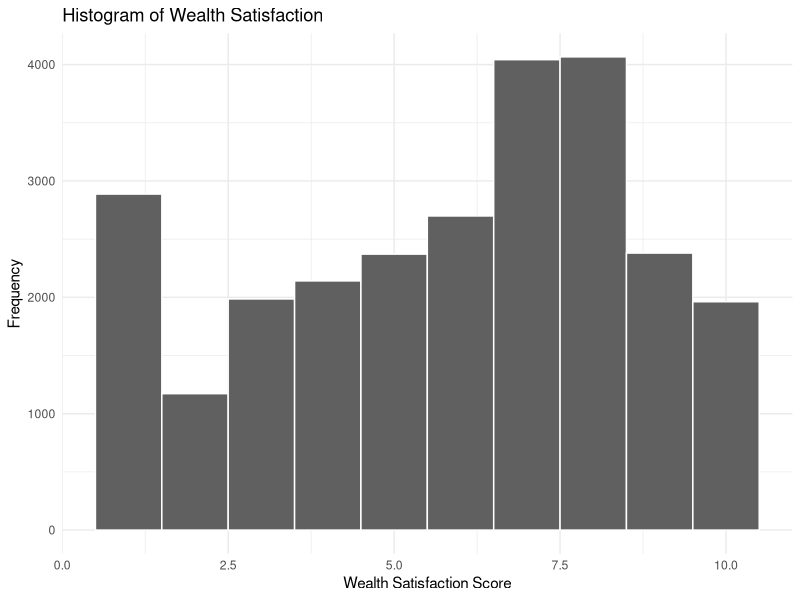
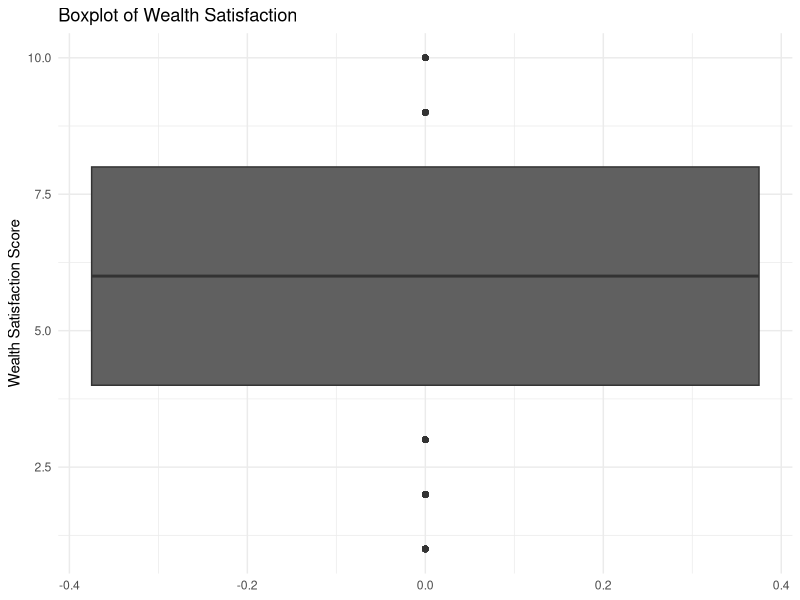
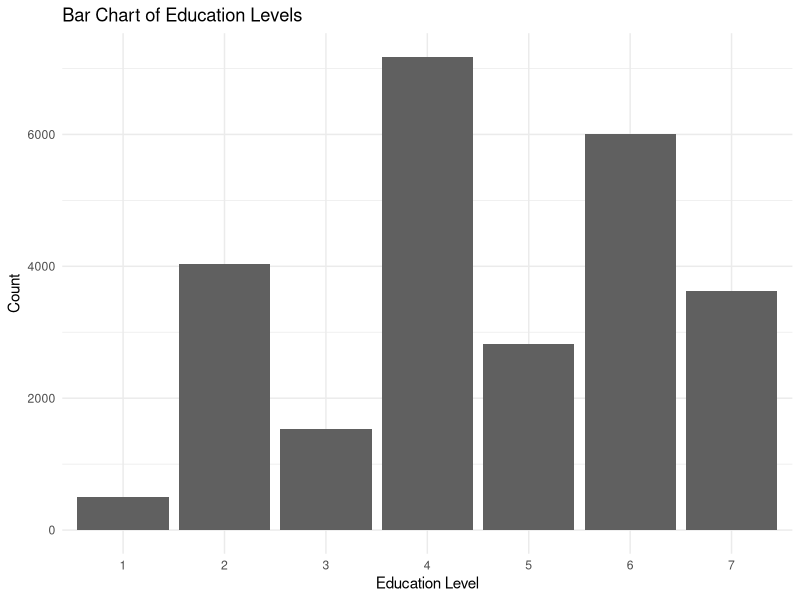
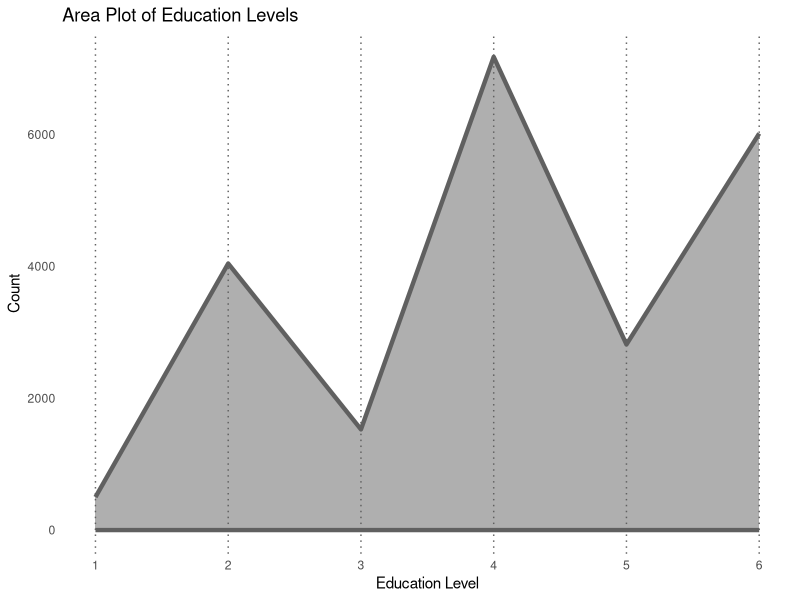
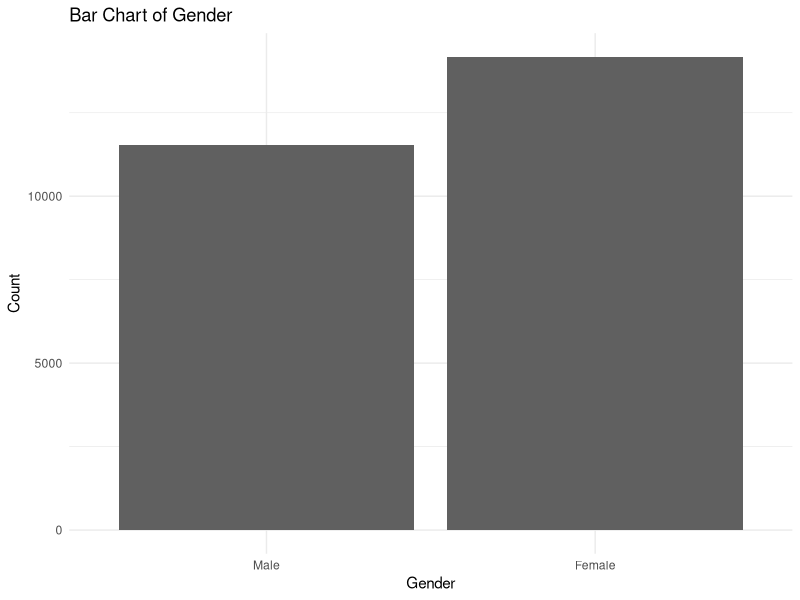
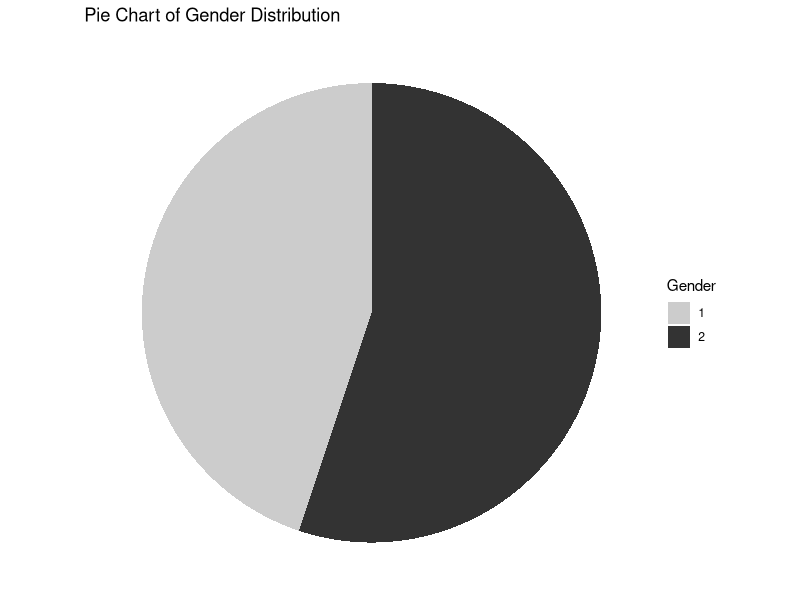
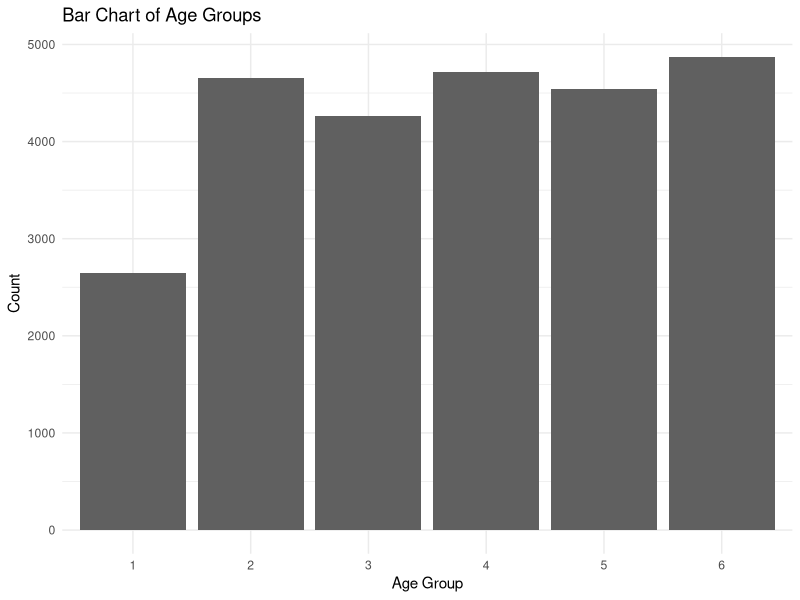
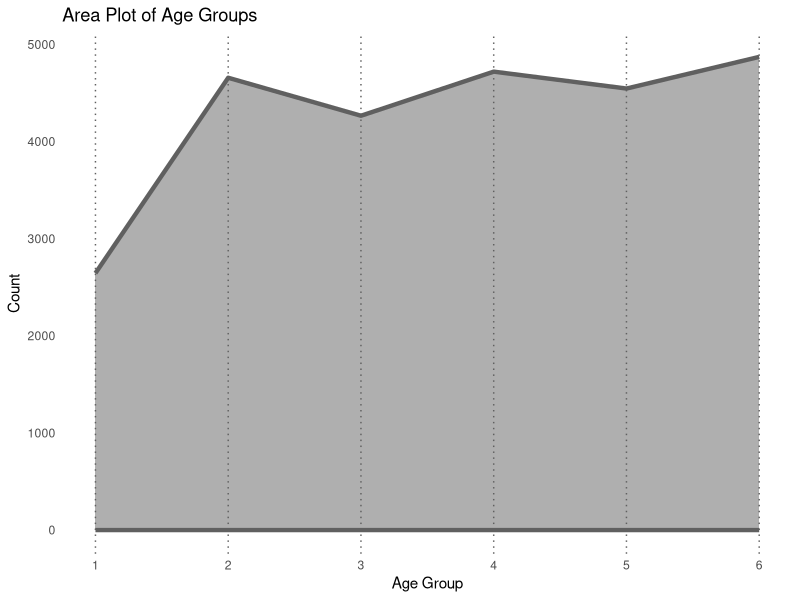

Here is the R script that generated these plots, in order:
# Written by Abdulla Almuharrami
# Last Edit : 12-June-2023

# Load Packages
library(readxl)
library(psych)
library(ggplot2)
library(dplyr)
library(corrplot)

# Set Working Directory
setwd("D:/side project")

# Import the CSV file from the working directory
df <- read_excel("Choosen Data.xlsx")

# Clean Data from missing values
df_clean <- subset(df, !apply(df == 99 | df == 98, 1, any))

# Generate a Descriptive stats table
describe(df_clean)


# Create Histogram for WLLT_SAT
ggplot(df_clean, aes(x=WLTH_SAT)) +
  geom_histogram(binwidth=1, fill="#606060", color="white") +
  theme_minimal() +
  labs(title="Histogram of Wealth Satisfaction", 
       x="Wealth Satisfaction Score", 
       y="Frequency")

# Create Box and Whisker plot WLTH_SAT
ggplot(df_clean, aes(y=WLTH_SAT)) +
  geom_boxplot(fill="#606060", coef=0) +
  theme_minimal() +
  labs(title="Boxplot of Wealth Satisfaction", 
       y="Wealth Satisfaction Score")

# Create a bar chart for EDU
ggplot(df_clean, aes(x=factor(EDU))) +
  geom_bar(fill="#606060") +
  theme_minimal() +
  labs(title="Bar Chart of Education Levels",
       x="Education Level",
       y="Count")


# Create An Area plot of EDU
ggplot(df_clean, aes(x=EDU)) +
  stat_bin(binwidth=1, geom="area", fill="#606060", color="#606060", size=1.5, alpha=0.5) +
  geom_vline(xintercept=1:6, linetype="dotted", color="#606060") +
  scale_x_continuous(breaks=1:6, limits=c(1,6)) +
  theme_minimal() +
  theme(panel.grid.major = element_blank(),
        panel.grid.minor = element_blank()) +
  labs(title="Area Plot of Education Levels",
       x="Education Level",
       y="Count")

# Create a bar chart for Gender
ggplot(df_clean, aes(x=factor(GENDER))) +
  geom_bar(fill="#606060") +
  scale_x_discrete(labels=c("1" = "Male", "2" = "Female")) +
  theme_minimal() +
  labs(title="Bar Chart of Gender",
       x="Gender",
       y="Count")

# Create a pie chart for Gender
df_clean %>%
  group_by(GENDER) %>%
  summarise(n=n()) %>%
  mutate(prop = n/sum(n)) %>%
  ggplot(aes(x="", y=prop, fill=factor(GENDER))) +
  geom_bar(stat="identity", width=1) +
  coord_polar("y", start=0) +
  scale_fill_grey(start = 0.8, end = 0.2) +
  theme_void() +
  labs(title="Pie Chart of Gender Distribution",
       fill="Gender")

# Create a bar chart for AGE_GR
ggplot(df_clean, aes(x=factor(AGE_GR))) +
  geom_bar(fill="#606060") +
  theme_minimal() +
  labs(title="Bar Chart of Age Groups",
       x="Age Group",
       y="Count")

# Create a Area plot for AGE_GR
ggplot(df_clean, aes(x=AGE_GR)) +
  stat_bin(binwidth=1, geom="area", fill="#606060", color="#606060", size=1.5, alpha=0.5) +
  geom_vline(xintercept=1:6, linetype="dotted", color="#606060") +
  scale_x_continuous(breaks=1:6, limits=c(1,6)) +
  theme_minimal() +
  theme(panel.grid.major = element_blank(),
        panel.grid.minor = element_blank()) +
  labs(title="Area Plot of Age Groups",
       x="Age Group",
       y="Count")

# Create a histogram for RISK_TOL
ggplot(df_clean, aes(x=RISK_TOL)) +
  geom_histogram(binwidth=1, fill="#606060", color="white") +
  theme_minimal() +
  labs(title="Histogram of Risk Tolerance", 
       x="Risk Tolerance Score", 
       y="Frequency")

# Create a box-and-whisker for RISK_TOL 
ggplot(df_clean, aes(y=RISK_TOL)) +
  geom_boxplot(fill="#606060") +
  theme_minimal() +
  labs(title="Box-and-Whisker Plot of Risk Tolerance", 
       y="Risk Tolerance Score")


# Create a bar chart for BUDGET 
ggplot(df_clean, aes(x=factor(BUDGET))) +
  geom_bar(fill="#606060") +
  scale_x_discrete(labels=c("1" = "Has a budget", "2" = "No budget")) +
  theme_minimal() +
  labs(title="Bar Chart of Budget Status", 
       x="Budget Status", 
       y="Count")

# Create a pie chart for BUDGET
budget_df <- data.frame(Category = factor(df_clean$BUDGET, levels = c(1, 2), labels = c("Has a budget", "No budget")))

ggplot(budget_df, aes(x="", y=..count.., fill=Category)) +
  geom_bar(stat="count", width=1, color="white") +
  coord_polar("y", start=0) +
  scale_fill_manual(values=c("#A9A9A9", "#606060")) +
  theme_minimal() +
  theme(axis.text.x = element_blank(),
        axis.title.x = element_blank(),
        axis.title.y = element_blank()) +
  labs(title="Pie Chart of Budget Status",
       fill="Budget Status")

# Create correlation matrix Table
cor_matrix <- cor(df_clean[, c("WLTH_SAT", "EDU", "GENDER", "AGE_GR", "RISK_TOL", "BUDGET")])
print(cor_matrix)

# Create Multiple Regression Analysis table

model <- lm(WLTH_SAT ~ EDU + GENDER + AGE_GR + RISK_TOL + BUDGET, data=df_clean)
summary(model)
